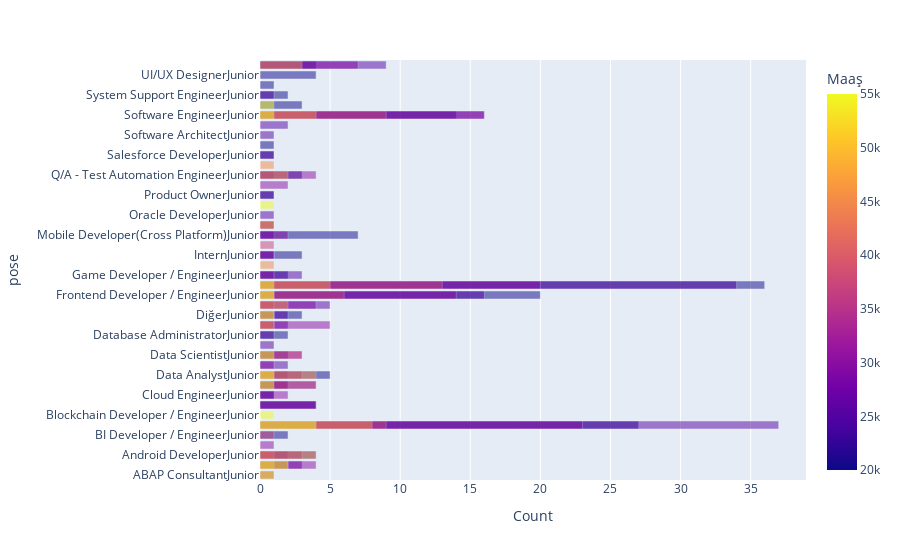

The notebook cell saved with this chart:
### Code cell
px.bar(junior,y='pose',x='Count',color="Maaş",barmode="overlay")

### Figure 1 — Plotly figure (JSON) as saved in the notebook; plotly's stock layout.template omitted (floating-point values rounded to 4 significant figures)
{"data": [{"alignmentgroup": "True", "hovertemplate": "Count=%{x}<br>pose=%{y}<br>Maaş=%{marker.color}<extra></extra>", "legendgroup": "", "marker": {"color": [30001, 37001, 55001, 20001, 25001, 30001, 37001, 45001, 55001, 20001, 25001, 30001, 37001, 45001, 30001, 20001, 37001, 20001, 25001, 30001, 37001, 45001, 55001, 55001, 20001, 25001, 30001, 20001, 25001, 30001, 20001, 25001, 30001, 37001, 55001, 20001, 25001, 30001, 37001, 45001, 55001, 25001, 30001, 20001, 25001, 30001, 37001, 55001, 25001, 20001, 25001, 20001, 25001, 30001, 37001, 45001, 20001, 25001, 30001, 37001, 55001, 20001, 25001, 30001, 37001, 45001, 20001, 25001, 30001, 37001, 45001, 55001, 20001, 25001, 30001, 37001, 45001, 55001, 20001, 25001, 30001, 45001, 20001, 25001, 30001, 37001, 20001, 25001, 30001, 20001, 37001, 45001, 25001, 55001, 20001, 25001, 30001, 20001, 25001, 30001, 45001, 45001, 20001, 25001, 20001, 25001, 25001, 20001, 25001, 30001, 37001, 45001, 55001, 20001, 55001, 20001, 25001, 20001, 20001, 20001, 25001, 30001, 45001], "coloraxis": "coloraxis", "opacity": 0.5, "pattern": {"shape": ""}}, "name": "", "offsetgroup": "", "orientation": "h", "showlegend": false, "textposition": "auto", "type": "bar", "x": [1, 1, 1, 2, 3, 4, 2, 1, 2, 4, 2, 3, 1, 4, 1, 2, 1, 27, 37, 23, 9, 8, 4, 1, 4, 4, 4, 1, 1, 2, 2, 4, 2, 4, 1, 5, 2, 3, 1, 4, 1, 2, 1, 2, 1, 3, 3, 1, 1, 2, 1, 1, 2, 5, 1, 1, 3, 2, 1, 1, 1, 1, 5, 4, 1, 2, 20, 16, 14, 6, 1, 1, 36, 34, 20, 13, 5, 1, 2, 3, 1, 1, 3, 1, 1, 1, 7, 1, 2, 1, 1, 1, 1, 1, 1, 1, 2, 3, 1, 4, 2, 1, 1, 1, 1, 1, 2, 14, 16, 16, 9, 4, 1, 3, 1, 2, 1, 1, 4, 4, 9, 7, 3], "xaxis": "x", "y": ["ABAP ConsultantJunior", "ABAP ConsultantJunior", "ABAP ConsultantJunior", "AI - ML Developer / EngineerJunior", "AI - ML Developer / EngineerJunior", "AI - ML Developer / EngineerJunior", "AI - ML Developer / EngineerJunior", "AI - ML Developer / EngineerJunior", "AI - ML Developer / EngineerJunior", "Android DeveloperJunior", "Android DeveloperJunior", "Android DeveloperJunior", "Android DeveloperJunior", "Android DeveloperJunior", "Application Security EngineerJunior", "BI Developer / EngineerJunior", "BI Developer / EngineerJunior", "Backend Developer / EngineerJunior", "Backend Developer / EngineerJunior", "Backend Developer / EngineerJunior", "Backend Developer / EngineerJunior", "Backend Developer / EngineerJunior", "Backend Developer / EngineerJunior", "Blockchain Developer / EngineerJunior", "Business AnalystJunior", "Business AnalystJunior", "Business AnalystJunior", "Cloud EngineerJunior", "Cloud EngineerJunior", "Cloud EngineerJunior", "Cyber Security EngineerJunior", "Cyber Security EngineerJunior", "Cyber Security EngineerJunior", "Cyber Security EngineerJunior", "Cyber Security EngineerJunior", "Data AnalystJunior", "Data AnalystJunior", "Data AnalystJunior", "Data AnalystJunior", "Data AnalystJunior", "Data AnalystJunior", "Data EngineerJunior", "Data EngineerJunior", "Data ScientistJunior", "Data ScientistJunior", "Data ScientistJunior", "Data ScientistJunior", "Data ScientistJunior", "Data Warehouse DeveloperJunior", "Database AdministratorJunior", "Database AdministratorJunior", "DevOpsJunior", "DevOpsJunior", "DevOpsJunior", "DevOpsJunior", "DevOpsJunior", "DiğerJunior", "DiğerJunior", "DiğerJunior", "DiğerJunior", "DiğerJunior", "Embedded Developer / EngineerJunior", "Embedded Developer / EngineerJunior", "Embedded Developer / EngineerJunior", "Embedded Developer / EngineerJunior", "Embedded Developer / EngineerJunior", "Frontend Developer / EngineerJunior", "Frontend Developer / EngineerJunior", "Frontend Developer / EngineerJunior", "Frontend Developer / EngineerJunior", "Frontend Developer / EngineerJunior", "Frontend Developer / EngineerJunior", "Fullstack Developer / EngineerJunior", "Fullstack Developer / EngineerJunior", "Fullstack Developer / EngineerJunior", "Fullstack Developer / EngineerJunior", "Fullstack Developer / EngineerJunior", "Fullstack Developer / EngineerJunior", "Game Developer / EngineerJunior", "Game Developer / EngineerJunior", "Game Developer / EngineerJunior", "Integration DeveloperJunior", "InternJunior", "InternJunior", "InternJunior", "Machine Learning EngineerJunior", "Mobile Developer(Cross Platform)Junior", "Mobile Developer(Cross Platform)Junior", "Mobile Developer(Cross Platform)Junior", "Network EngineerJunior", "Network EngineerJunior", "Network EngineerJunior", "Oracle DeveloperJunior", "Power Platform DeveloperJunior", "Product OwnerJunior", "Product OwnerJunior", "Project ManagerJunior", "Q/A - Test Automation EngineerJunior", "Q/A - Test Automation EngineerJunior", "Q/A - Test Automation EngineerJunior", "Q/A - Test Automation EngineerJunior", "SAP ConsultantJunior", "Salesforce DeveloperJunior", "Salesforce DeveloperJunior", "SecOps EngineerJunior", "Software ArchitectJunior", "Software Design EngineerJunior", "Software EngineerJunior", "Software EngineerJunior", "Software EngineerJunior", "Software EngineerJunior", "Software EngineerJunior", "Software EngineerJunior", "Solution Developer / SpecialistJunior", "Solution Developer / SpecialistJunior", "System Support EngineerJunior", "System Support EngineerJunior", "Team LeadJunior", "UI/UX DesignerJunior", "iOS DeveloperJunior", "iOS DeveloperJunior", "iOS DeveloperJunior", "iOS DeveloperJunior"], "yaxis": "y"}], "layout": {"barmode": "overlay", "coloraxis": {"colorbar": {"title": {"text": "Maaş"}}, "colorscale": [[0, "#0d0887"], [0.1111, "#46039f"], [0.2222, "#7201a8"], [0.3333, "#9c179e"], [0.4444, "#bd3786"], [0.5556, "#d8576b"], [0.6667, "#ed7953"], [0.7778, "#fb9f3a"], [0.8889, "#fdca26"], [1, "#f0f921"]]}, "legend": {"tracegroupgap": 0}, "margin": {"t": 60}, "xaxis": {"anchor": "y", "domain": [0, 1], "title": {"text": "Count"}}, "yaxis": {"anchor": "x", "domain": [0, 1], "title": {"text": "pose"}}}}
